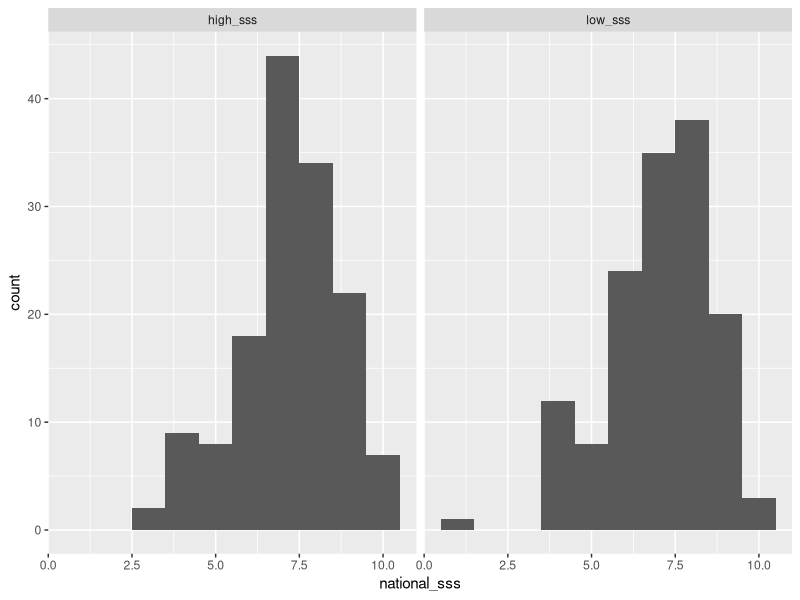
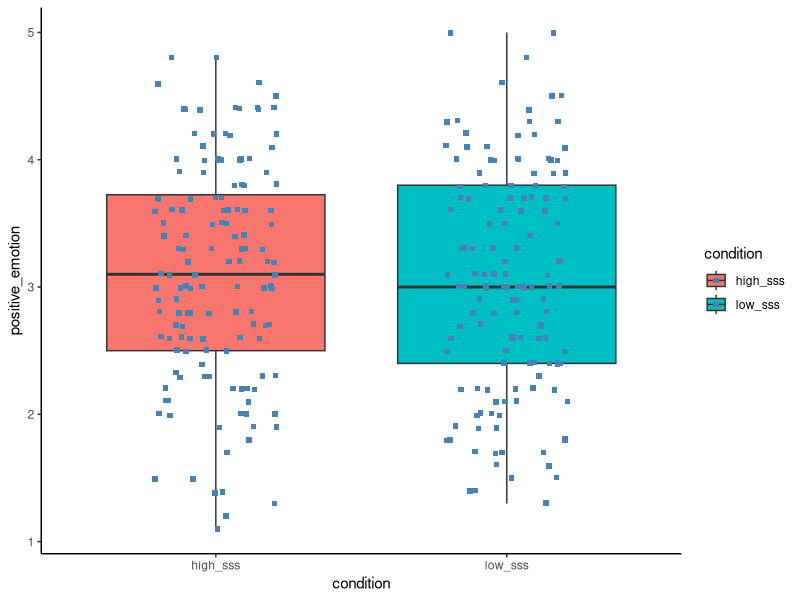
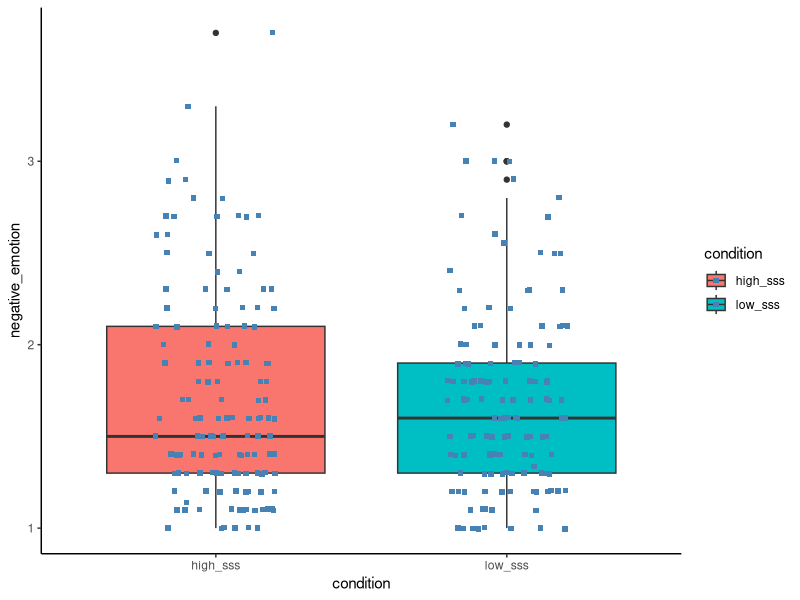
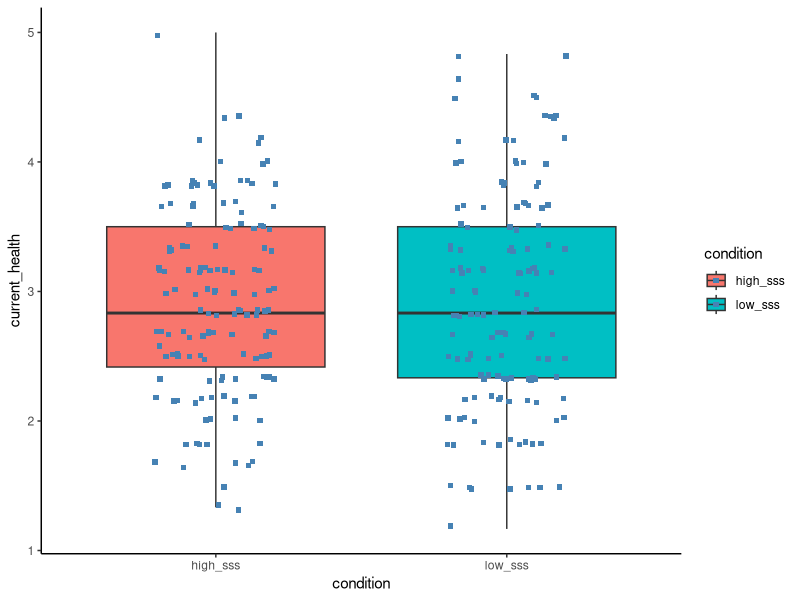
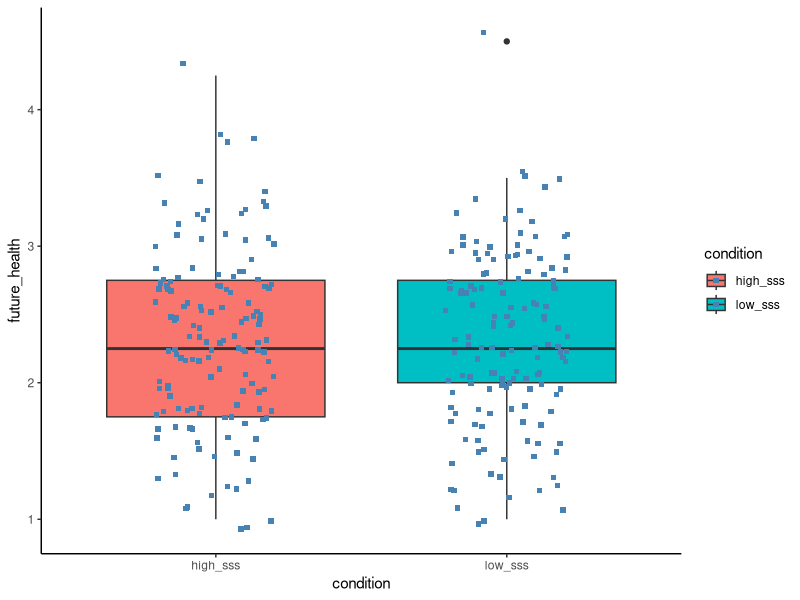
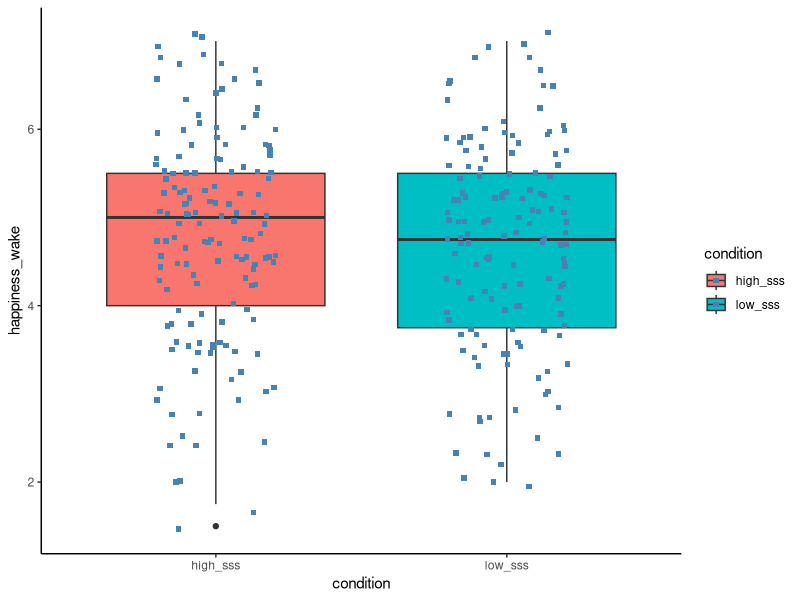
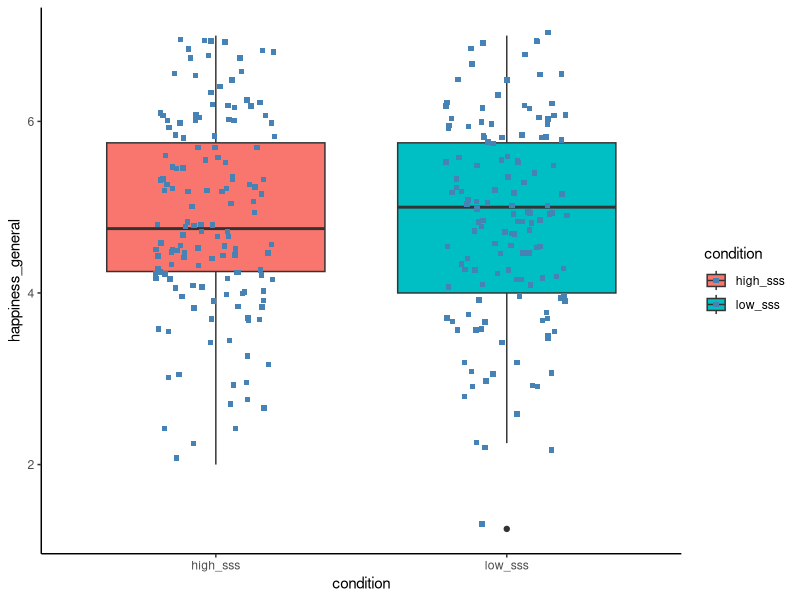
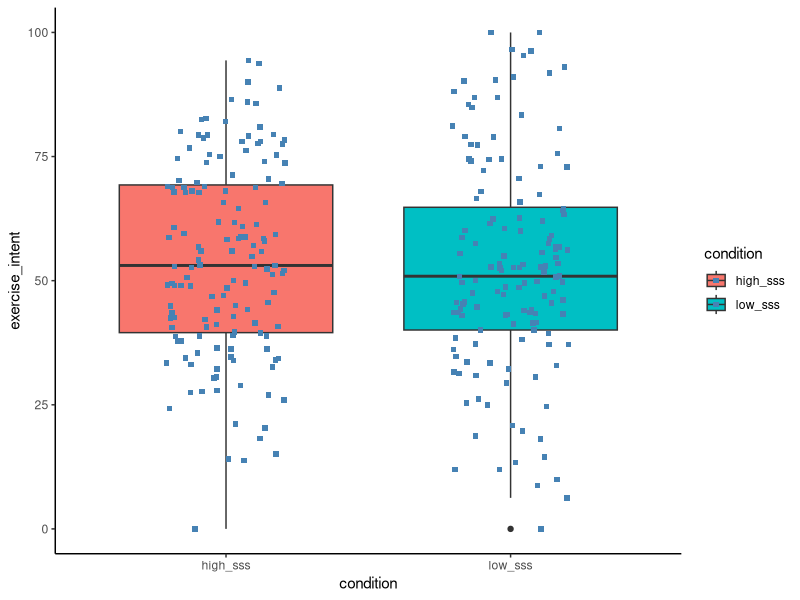

These charts were generated, in order, by the following R code:
## ---- chunk 1
library(dplyr)
library(tidyverse)
library(ggplot2)
library(psych)
## ---- chunk 2
library(readr)
thesis <- read_csv("thesis.csv")
View(thesis)
## ---- chunk 3
thesis <- thesis %>%
  rename(exercise_frequency = Q142, 
         birthdate = Q128,
         gender = Q130,
         ethinicity = Q132,
         SES = Q134)
## ---- chunk 4
#participant number in each condition
table(thesis$condition)
#there are 144 people in the high sss condition and the rest of 141 in the low sss condition.
## ---- chunk 5
#manipulation check
table(thesis$condition,thesis$manipulation_check)
"1 = high, 2 = middle, 3 = low"
"in the high sss condition, 9 of them chose 'middle' and one chose 'low'. 
in the low sss condition, 9 of them people chose 'high' and 10 people chose 'middle'.
Maybe people chose 'middle' because it kind of reflected their current status?"
## ---- chunk 6
summary(thesis)
table(thesis$national_sss)
ggplot(thesis, aes(x = national_sss)) +
      geom_histogram(binwidth = 1) +
      facet_grid(.~condition)
## ---- chunk 7
ggplot(thesis, aes(x = condition, y = positive_emotion, fill = condition)) +
    geom_boxplot() +
    geom_jitter(shape = 15,
        color = "steelblue",
        position = position_jitter(0.21)) +
    theme_classic()
## ---- chunk 8
ggplot(thesis, aes(x = condition, y = negative_emotion, fill = condition)) +
    geom_boxplot() +
    geom_jitter(shape = 15,
        color = "steelblue",
        position = position_jitter(0.21)) +
    theme_classic()
## ---- chunk 9
#within high condition, whether positive emotion is significantly higher than negative emotion.
## ---- chunk 10
ggplot(thesis, aes(x = condition, y = current_health, fill = condition)) +
    geom_boxplot() +
    geom_jitter(shape = 15,
        color = "steelblue",
        position = position_jitter(0.21)) +
    theme_classic()
## ---- chunk 11
ggplot(thesis, aes(x = condition, y = future_health, fill = condition)) +
    geom_boxplot() +
    geom_jitter(shape = 15,
        color = "steelblue",
        position = position_jitter(0.21)) +
    theme_classic()
## ---- chunk 12
ggplot(thesis, aes(x = condition, y = happiness_wake, fill = condition)) +
    geom_boxplot() +
    geom_jitter(shape = 15,
        color = "steelblue",
        position = position_jitter(0.21)) +
    theme_classic()
## ---- chunk 13
ggplot(thesis, aes(x = condition, y = happiness_general, fill = condition)) +
    geom_boxplot() +
    geom_jitter(shape = 15,
        color = "steelblue",
        position = position_jitter(0.21)) +
    theme_classic()
## ---- chunk 14
ggplot(thesis, aes(x = condition, y = exercise_intent, fill = condition)) +
    geom_boxplot() +
    geom_jitter(shape = 15,
        color = "steelblue",
        position = position_jitter(0.21)) +
    theme_classic()
## ---- chunk 15
ggplot(thesis, aes(x = condition, y = empathetic_concern, fill = condition)) +
    geom_boxplot() +
    geom_jitter(shape = 15,
        color = "steelblue",
        position = position_jitter(0.21)) +
    theme_classic()
## ---- chunk 16
ggplot(thesis, aes(x = condition, y = perspective_taking, fill = condition)) +
    geom_boxplot() +
    geom_jitter(shape = 15,
        color = "steelblue",
        position = position_jitter(0.21)) +
    theme_classic()
## ---- chunk 17
thesis %>%
  mutate(race = recode(ethinicity,
                        "41" = "American Indian/Alaskan Native",
                        "11" = "East Asian" ,
                        "12" = "Southeast Asian",
                        "13" = "South Asian",
                        "19" = "Other Asian",
                        "31" = "Mexican American/Chicano",
                        "32" = "Puerto Rican",
                        "33" = "Central American",
                        "39" = "Other Hispanic or Latino",
                        "21" = "African American/Black",
                        "22" = "African",
                        "23" = "Caribbean",
                        "29" = "Other Black",
                        "51" = "European/European American",
                        "52" = "Middle Eastern/Middle Eastern American",
                        "59" = "Other White",
                        "42" = "Native Hawaiian or Other pacific Islander",
                        "89" = "Other",
                        "99" = "Not Specified"
                       ))
## ---- chunk 18
thesis$age <- 2021 - thesis$birthdate
